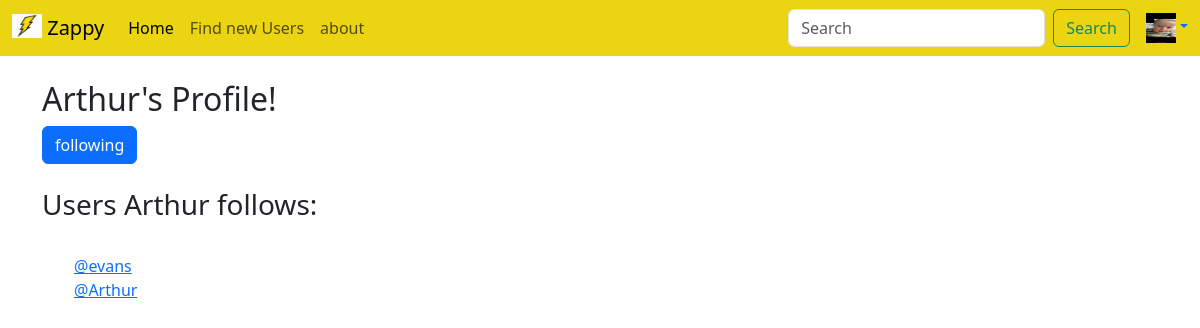
/profile/9 (signed in), run on the app's committed database.
### Tclone/models.py (models this page shows)
class Profile(models.Model):
    user = models.OneToOneField(User, on_delete=models.CASCADE)
    follows = models.ManyToManyField("self", related_name="followed_by", symmetrical=False, blank=True)
    profile_image= models.ImageField(null=True,blank=True,upload_to="images/")
    data_modified = models.DateTimeField(User, auto_now=True)
    def __str__(self):
        return self.user.username

### Tclone/views.py (the view)
# urls.py: path('profile/<str:pk>', views.profile, name="profile"),
def profile(request, pk):
    if request.user.is_authenticated:
        context_dict = {}
        profile = Profile.objects.get(user=pk)
        context_dict['profile'] = profile
        context_dict['profile_following'] = profile.user.profile.follows.all()
        if request.method == 'POST':
            if 'follow_user' in request.POST:
                request.user.profile.follows.add(profile)
            elif 'unfollow_user' in request.POST:
                request.user.profile.follows.remove(profile)
    return render(request, 'profile.html',context=context_dict)

### Tclone/templates/profile.html (shortened to what this page needs)
{% extends 'base.html' %}
{% block content %}
{% if user.is_authenticated %}
    <head>
        <h2>{{ profile.user }}'s Profile!</h2>
        <form method="post" action="{% url 'profile' profile.user.id %}">
            {% if profile in user.profile.follows.all %}
                <button class="btn btn-primary" type="submit">following</button>
            {% else %}
                <input type="hidden" name="follow_user" value="{{ profile_user.id }}">
                <button class="btn btn-primary" type="submit">follow</button>
            {% endif %}
        </form>
    </head>
    <body>
        {% if profile_following %}
        <h3>Users {{ profile.user }} follows:</h3></br>
        <ul>
            {% for followed_user in profile_following %}
                <a href="{% url 'profile' followed_user.user.id %}">@{{ followed_user }}</a></br>
            {% endfor %}
        </ul>
        {% else %}
            <p>You are not following anyone yet.</p>
        {% endif %}
    </body>
    </html>
{% else %}
    <div class="alert alert-warning" role="alert">
        You must be logged in to see this page.
        <a href="login">Login</a>
      </div>
{% endif %}
{% endblock %}

### Tclone/templates/navbar.html (shortened to what this page needs)
{% load static %}
<nav class="navbar navbar-expand-lg navbar-light" style="background-color: #ebd512;">
    <div class="container-fluid">
      <a class="navbar-brand" href="/"><img src="{% static 'images/logo.jpg' %}" alt="Logo" width="30" height="24" class="d-inline-block align-text-top">
        Zappy</a>
      <div class="collapse navbar-collapse" id="navbarSupportedContent">
        <ul class="navbar-nav me-auto mb-2 mb-lg-0">
          <li class="nav-item">
            <a class="nav-link active" aria-current="page" href="/">Home</a>
          </li>
          <li class="nav-item">
            <a class="nav-link" href="{% url 'profile_list' %}">Find new Users</a>
          </li>
          <li class="nav-item">
            <a class="nav-link" href="about">about</a>
          </li>
        </ul>
        <form class="d-flex me-3" role="search">
          <input class="form-control me-2" type="search" placeholder="Search" aria-label="Search">
          <button class="btn btn-outline-success" type="submit">Search</button>
        </form>
        {% if user.is_authenticated %}
          <a class="dropdown-toggle" role="button" data-bs-toggle="dropdown" aria-expanded="false"> <img src="{{ user.profile.profile_image.url }}" alt="" width="30" height="30"></a>
        {% else %}
          <a class="dropdown-toggle" role="button" data-bs-toggle="dropdown" aria-expanded="false"> <img src="{% static 'images/blankprofile.jpg' %}" alt="" width="30" height="30"></a>
            <ul class="dropdown-menu dropdown-menu-end">
              <li><a href="login">Login</a></li>
            </ul>
        {% endif %}
      </div>
    </div>
  </nav>

### data on the page
Profile: user "Arthur", user.username "Arthur"
Profile: user.username "evans"
